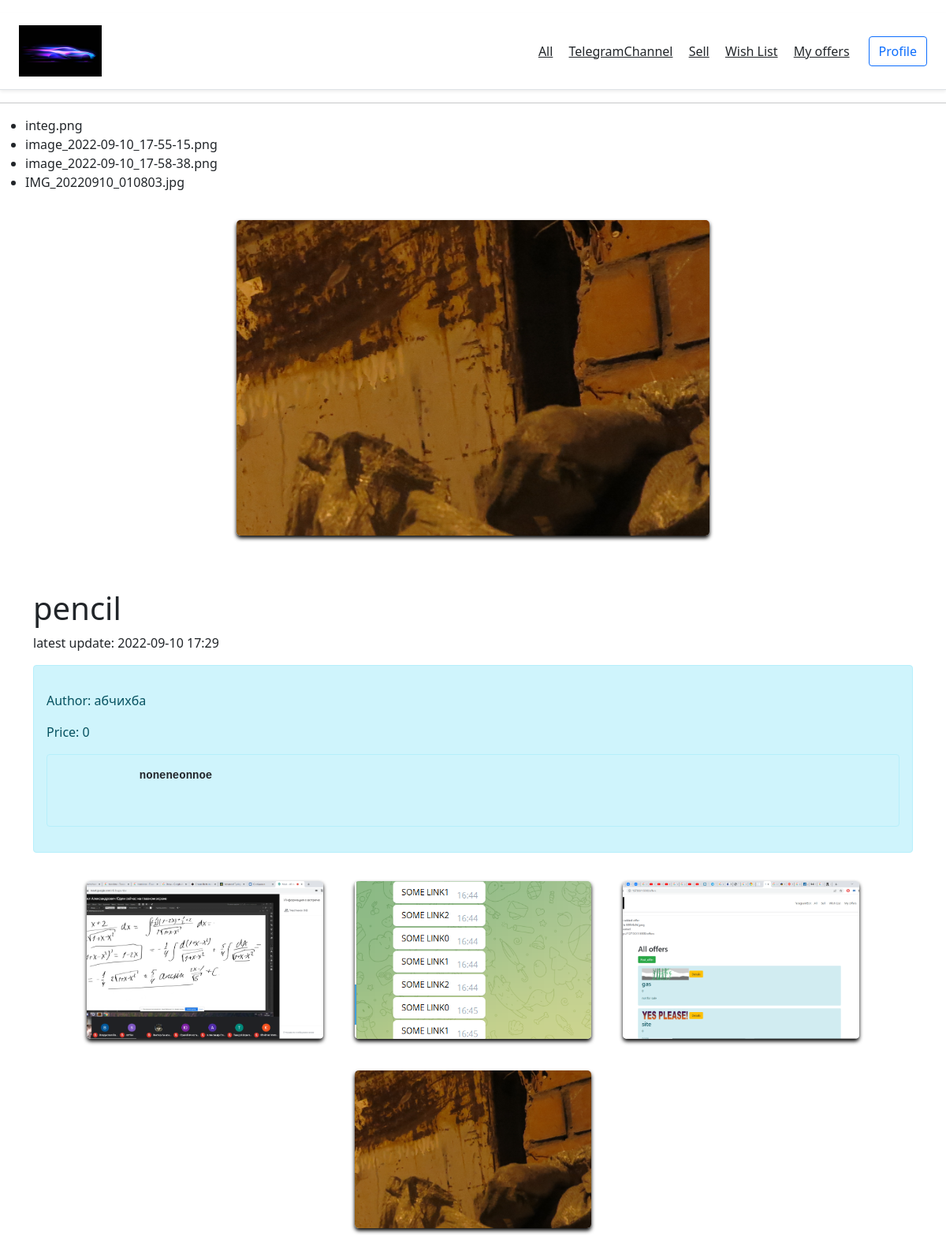
The app's page /offers/29 (signed in) with its own data.
### app/models.py (models this page shows, shortened)
class Image(db.Model):
    id = db.Column(db.Integer, primary_key=True)
    file_name = db.Column(db.String(140))
    offer_id = db.Column(db.Integer, db.ForeignKey('offer.id'))

class Offer(db.Model):
    id = db.Column(db.Integer, primary_key=True)
    item_name = db.Column(db.String(140))
    price = db.Column(db.Integer, nullable=False)
    descr = db.Column(db.String(140))
    timestamp = db.Column(db.DateTime, index=True, default=datetime.utcnow)
    author_id = db.Column(db.Integer, db.ForeignKey('user.id'))

class User(UserMixin, db.Model):
    id = db.Column(db.Integer, primary_key=True)
    username = db.Column(db.String(64), index=True, unique=True)
    email = db.Column(db.String(120), index=True, unique=True)
    password_hash = db.Column(db.String(128))
    offers = db.relationship('Offer', backref='author', lazy='dynamic')

### app/routes.py (the view)
@app.route('/offers/<int:id>')
@login_required
def offer_detail(id):
    try:
        user = current_user.id
        offer = Offer.query.get(id)
        author_id = offer.author_id
        author = User.query.get(author_id)
        images = Image.query.filter_by(offer_id=offer.id)
        main_image = ''
        for img in images:
            main_image = img
            flash(img.file_name)
        timestamp = str(offer.timestamp)[:16]
        return render_template("offer_detail.html", offer=offer, main_image=main_image, user=user, author=author, timestamp=timestamp, images=images)
    except:
        return internal_error("Problem with reaching this offer")

### app/models.py (called while the page is built)
@login.user_loader
def load_user(id):
    return User.query.get(int(id))

### app/templates/offer_detail.html (shortened to what this page needs)
{% extends 'base.html' %}
{% block body%}
<div class="imageheader">
        <a href="{{ url_for('single_img', filename=main_image.file_name) }}">
            <img src="{{ url_for('single_img', filename=main_image.file_name) }}"alt="">
        </a>
</div>
<div class="container mt-5">
    <h1>{{ offer.item_name }}</h1>
    <p>latest update: {{ timestamp }}</p>
    <div class="alert alert-info">
        {% if user != author.id %}
        <p>Author: {{author.username}}</p>
        {% endif %}
        <p>Price: {{ offer.price }}</p>
        <div class="alert alert-info">
        <pre style="fond-size:50px">
            <b>{{ offer.descr }}</b>
        </pre>
        </div>
    </div>
</div>
<link rel="stylesheet" href="https://cdnjs.cloudflare.com/ajax/libs/lightgallery-js/1.4.0/css/lightgallery.min.css">
<div class=gallery>
 {% for img in images %}
    <a href="{{ url_for('single_img', filename=img.file_name) }}">
    <img src="{{ url_for('single_img', filename=img.file_name) }}" alt="">
    </a>
 {% endfor %}
</div>
{% endblock %}

### app/templates/base.html (shortened to what this page needs)
<!doctype html>
<html lang="ru">
<head bgcolor="#c0c0c0">
    <link rel="stylesheet" href="https://stackpath.bootstrapcdn.com/bootstrap/4.5.2/css/bootstrap.min.css">
    <link rel="stylesheet" href="https://cdnjs.cloudflare.com/ajax/libs/dropzone/5.7.1/min/dropzone.min.css">
    <link href="https://cdn.jsdelivr.net/npm/bootstrap@5.1.3/dist/css/bootstrap.min.css" rel="stylesheet">
</head>
<body bgcolor="#c0c0c0">
    <div class="d-flex flex-column flex-md-row align-items-center p-3 px-md-4 mb-3 bg-body border-bottom shadow-sm">
    <p class="h5 my-0 mr-md-auto fw-normal"><img src="../static/img/fantaxy.jpg" alt="fantaxy" height="65"></p>
    <nav class="my-2 my-md-0 mr-md-3">
        <a class="p-2 text-dark" href="{{ url_for('offers') }}">All</a>
        <a class="p-2 text-dark" href="{{ "https://t.me/sellaris_test_channel" }}">TelegramChannel</a>
        <a class="p-2 text-dark" href="{{ url_for('create_offer') }}">Sell</a>
        <a class="p-2 text-dark" href="{{ url_for('login') }}">Wish List</a>
        <a class="p-2 text-dark" href="{{ url_for('index') }}">My offers</a>
    </nav>
    <a class="btn btn-outline-primary"
       {% if current_user.is_anonymous %}
            <a href="{{ url_for('login') }}">Sing in</a>
            {% else %}
            <a href="{{ url_for('user', username=current_user.username) }}">Profile</a>
            {% endif %}</a>
    </div>
</body>
    <body bgcolor="#c0c0c0">
        <hr>
        {% with messages = get_flashed_messages() %}
        {% if messages %}
        <ul>
            {% for message in messages %}
            <li>{{ message }}</li>
            {% endfor %}
        </ul>
        {% endif %}
        {% endwith %}
        {% block body %}{% endblock %}
    </body>
</html>

### app/templates/offer_detail.html (style rules this page uses)
* { margin: 0; padding: 0; box-sizing: border-box; transition: all .2s linear; }
.imageheader { display: flex; justify-content: center; flex-wrap: wrap; width: 90%; margin:0 auto; }
.imageheader a { height:400px; width:600px; margin:20px; border-radius: 5px; overflow:hidden; box-shadow: 0 3px 5px #000; }
.imageheader a img { height:100%; width:100%; object-fit:cover; }
.gallery { display: flex; justify-content: center; flex-wrap: wrap; width: 90%; margin:0 auto; }
.gallery a { height:200px; width:300px; margin:20px; border-radius: 5px; overflow:hidden; box-shadow: 0 3px 5px #000; }
.gallery a img { height:100%; width:100%; object-fit:cover; }

### records on screen
Image: file_name "integ.png", file_name (picture)
Image: file_name "image_2022-09-10_17-55-15.png", file_name (picture)
Image: file_name "image_2022-09-10_17-58-38.png", file_name (picture)
Image: file_name "IMG_20220910_010803.jpg", file_name (picture)
Offer: item_name "pencil", price "0", descr "noneneonnoe"
User: username "абчихба"

### other values on screen
{{ timestamp }} "2022-09-10 17:29"
